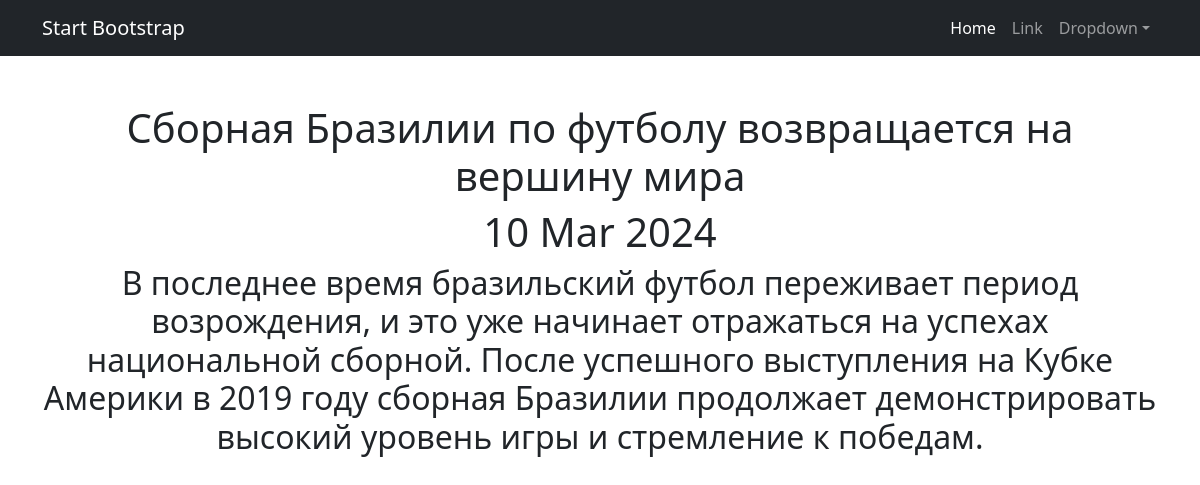
Screenshot of /posts/5/ with the database file from the repository.
### news/models.py (models this page shows, shortened)
class Post(models.Model):
    news = "N"
    article = "A"
    POSITIONS = [(news, "Новость"), (article, "Статья")]
    author = models.ForeignKey(Author, on_delete= models.CASCADE)
    choice_field = models.CharField(max_length= 1, choices=POSITIONS, default=article)
    data_in = models.DateTimeField(auto_now_add=True)
    category = models.ManyToManyField(Category, through="PostCategory")
    title = models.CharField(max_length=255)
    text = models.CharField(max_length=3000)
    rating = models.IntegerField(default=0)

### news/views.py (the view)
# urls.py: path('<int:pk>/', PostDetail.as_view(), name= 'Post_detail'),
class PostDetail(DetailView):
    model = Post
    template_name = 'post.html'
    context_object_name = 'post'

### templates/post.html (shortened to what this page needs)
{% extends 'flatpages/default.html' %}
{% load censor_filters %}
{% block content %}
<h1>{{ post.title|censeroid }}</h1>
<h1>{{ post.data_in|date:'d M Y' }}</h1>
<h2>{{ post.text|censeroid }}</h2>
{% endblock content %}

### rows the page displays
Post: title|censeroid "Сборная Бразилии по футболу возвращается на вершину мира", data_in "10 Mar 2024", text|censeroid "В последнее время бразильский футбол переживает период возрождения, и это уже начинает отражаться на успехах национальной сборной. После успешного выступления на Кубке Америки в 2019 году сборная Бразилии продолжает демонстрировать высокий уровень игры и стремление к победам."
